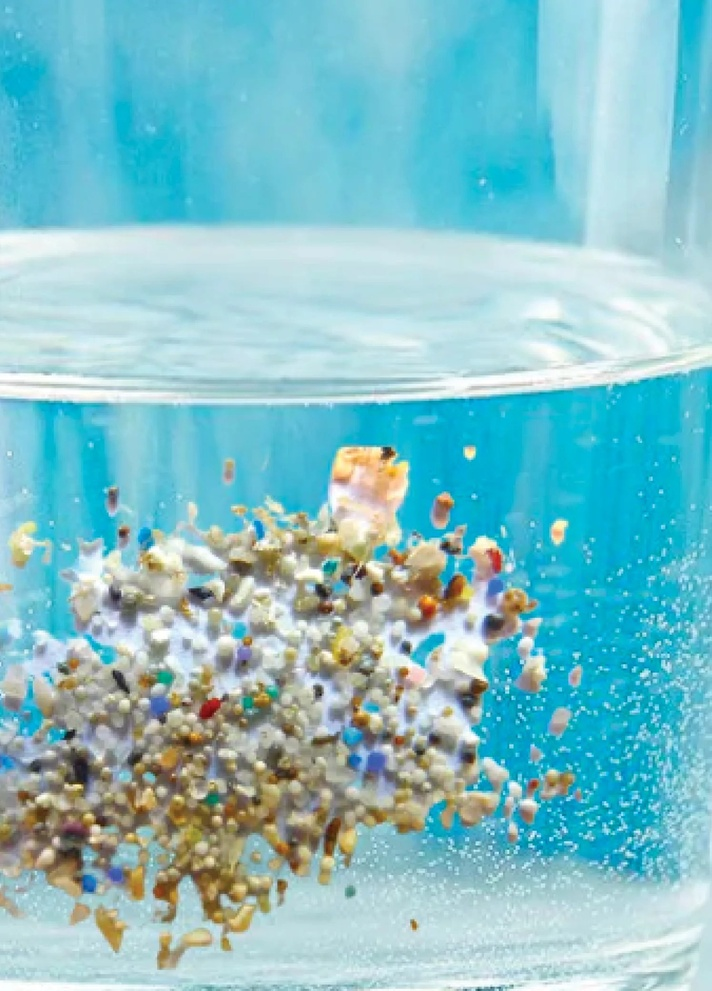
#> input picture img/2.jpg, 712 x 991 px, shrunk from 1496 x 2083 before the run, found by its file name
$ python app.py
#> lines starting #> are read from the running program, lines starting #| are printed output that depends on the picture; after the words box and inside, x2 and y2 are one past the last pixel; in counts of white or black regions, pixels touching at a corner belong together
import cv2
import numpy as np
import matplotlib.pyplot as plt

# Load Image
image = cv2.imread("2.jpg")
#> image is the input picture: shape (991, 712, 3); mean B, G, R 199.7, 191.9, 130.1
original = image.copy()

# Convert to grayscale
gray = cv2.cvtColor(image, cv2.COLOR_BGR2GRAY)
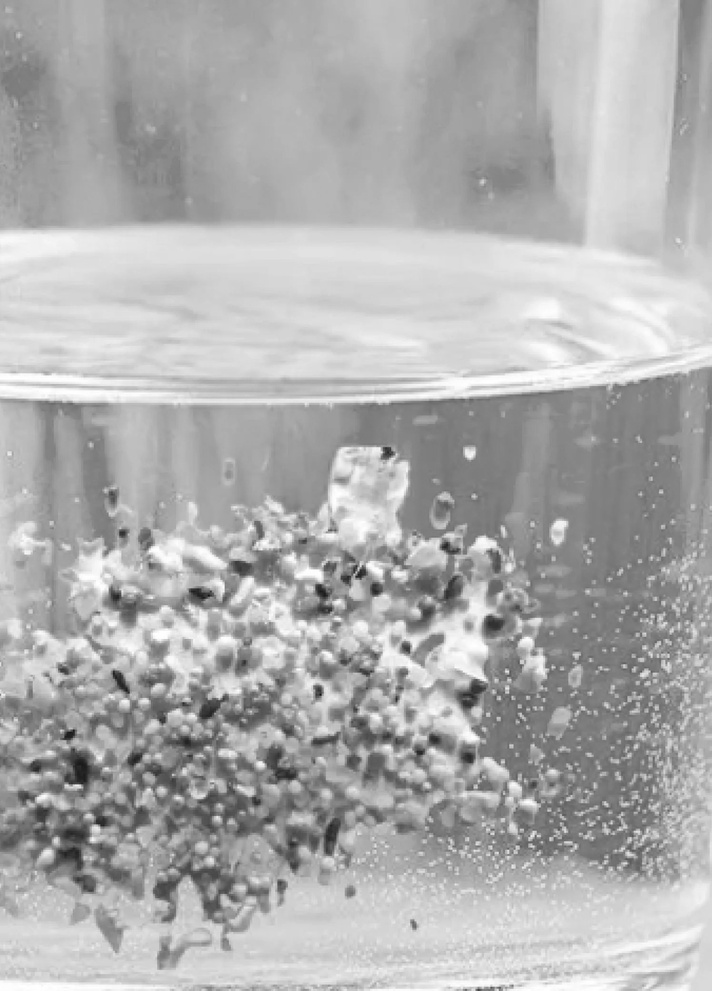
#> gray: shape (991, 712); min 14, max 255, mean 174.4

# Blur to reduce noise
blur = cv2.GaussianBlur(gray, (5, 5), 0)

# Threshold to isolate particles
_, thresh = cv2.threshold(blur, 200, 255, cv2.THRESH_BINARY)
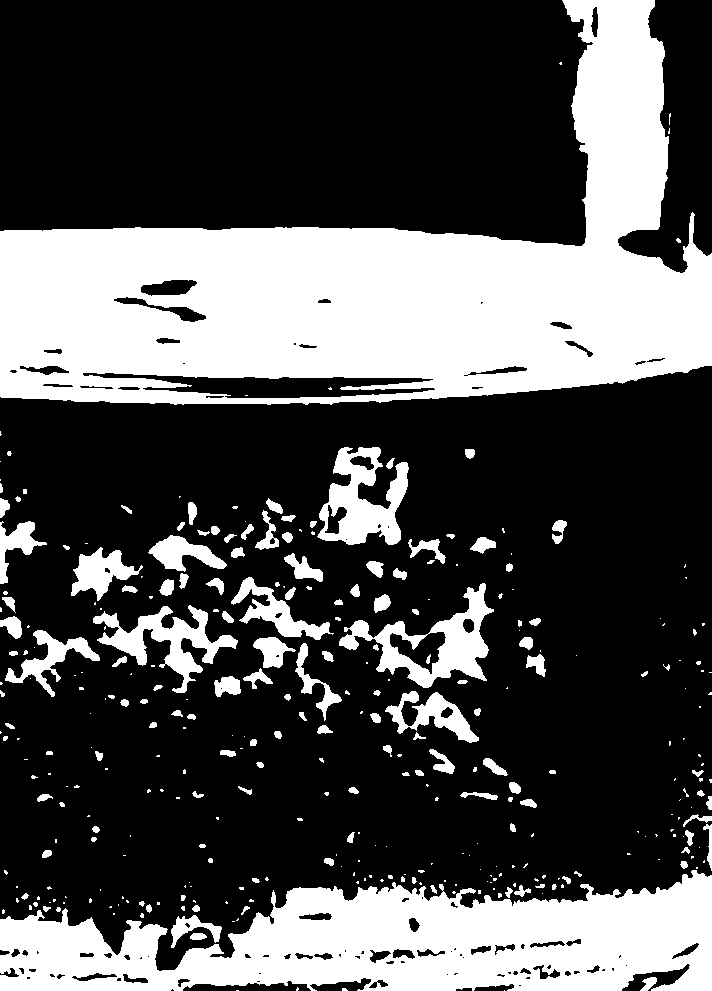
#> thresh: shape (991, 712); 31% white; 342 white regions (199 under 20 px), largest, box (x1, y1, x2, y2) and area: (0, 0, 712, 405) 126782, (0, 870, 712, 991) 54172, (339, 583, 494, 688) 5220

# Edge detection
edges = cv2.Canny(thresh, 50, 150)
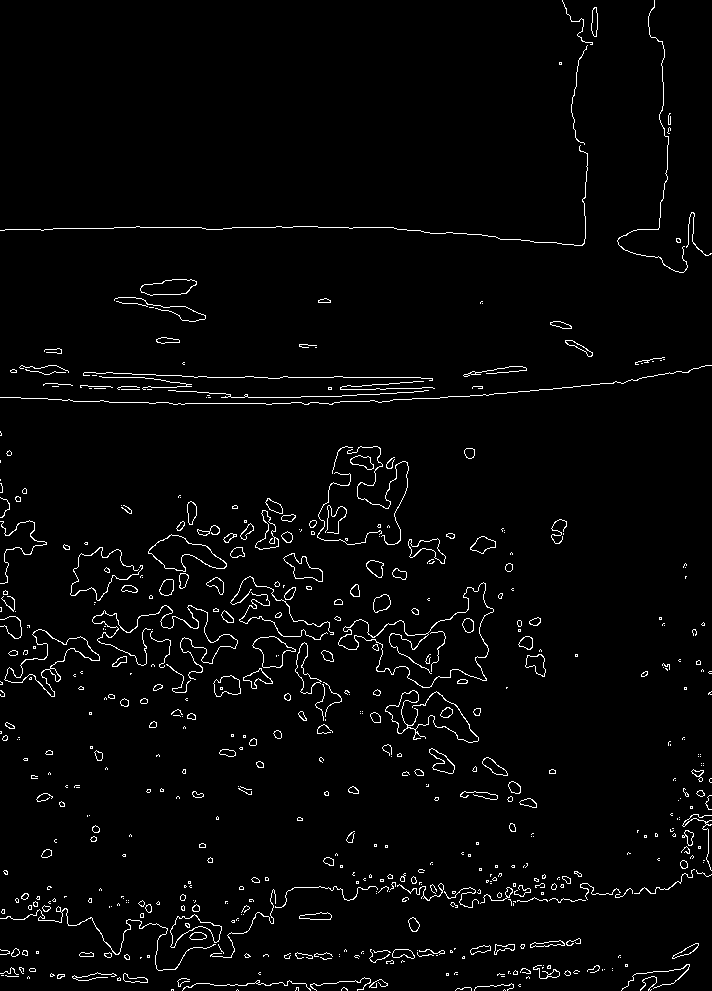
#> edges: shape (991, 712); 2.6% white in thin lines or dots

# Find contours
contours, _ = cv2.findContours(edges, cv2.RETR_EXTERNAL, cv2.CHAIN_APPROX_SIMPLE)
#> contours = 552 contours, 419 with area under 20; largest, box (x1, y1, x2, y2) and area: (338, 582, 494, 688) 6510, (4, 629, 100, 697) 1779, (148, 534, 227, 572) 1431, (252, 636, 296, 668) 730, (170, 914, 222, 948) 661

count = 0

for contour in contours:
    area = cv2.contourArea(contour)

    # Ignore very small noise
    if area > 50:
        count += 1
        x, y, w, h = cv2.boundingRect(contour)
        cv2.rectangle(original, (x, y), (x+w, y+h), (0,255,0), 2)
#> this loop made 552 passes
#> (area, x, y, w, h) on passes 25, 46, 78, 84, 86, 88, 89, 91, 95, 98, 100, 104: (109, 123, 973, 25, 10), (62, 533, 965, 27, 14), (144.5, 392, 949, 23, 10), (99.5, 470, 945, 21, 10), (94.5, 494, 944, 21, 11), (124.5, 672, 943, 27, 16), (116.5, 530, 940, 35, 8), (95.5, 189, 932, 18, 8), (106.5, 408, 917, 12, 15), (661, 170, 914, 52, 34), (158.5, 299, 912, 33, 8), (64, 0, 906, 216, 65)
#> area on passes 9, 21, 33, 428: 20, 21.5, 20.5, 81
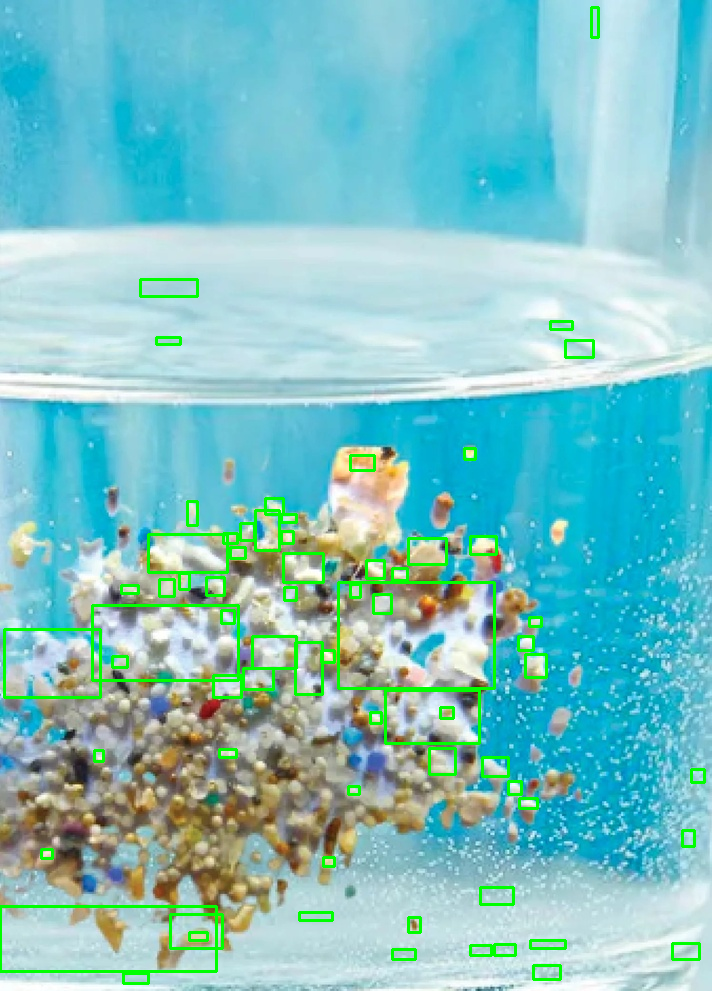
#> original: shape (991, 712, 3); 2.81% of pixels changed, all inside (x1, y1, x2, y2) = (0, 6, 706, 985)
#> after the loop, count = 68

print("Detected Microplastic Count:", count)
#| Detected Microplastic Count: 68

# Show output
plt.figure(figsize=(10,5))
plt.imshow(cv2.cvtColor(original, cv2.COLOR_BGR2RGB))
plt.title("Detected Microplastics")
plt.axis("off")
plt.show()

$ run again, with img/1.jpg copied over img/2.jpg
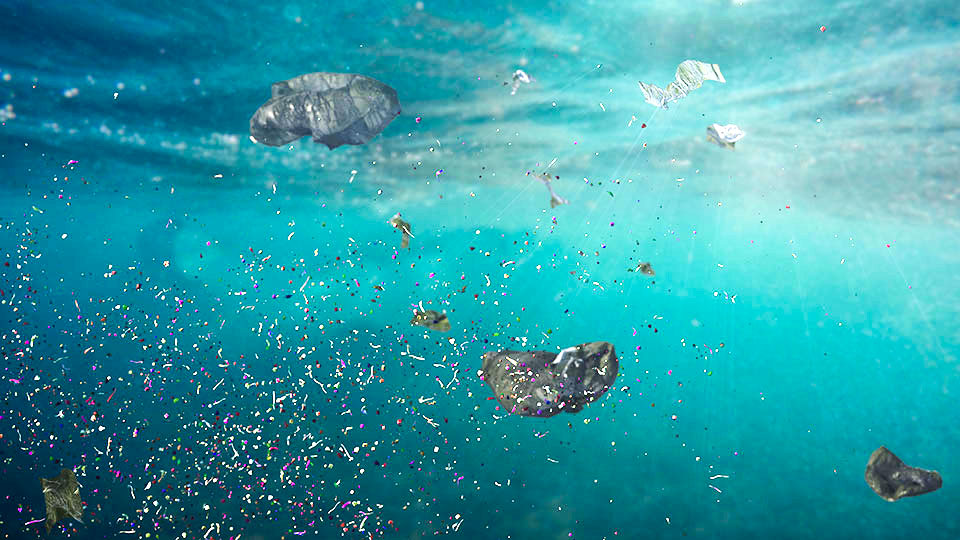
#> input picture img/1.jpg, 960 x 540 px, found by its file name
#> image is the input picture: shape (540, 960, 3); mean B, G, R 166.7, 155.1, 47.2
#> `_, thresh = cv2.threshold(blur, 200, 255, cv2.THRESH_BINARY)`:
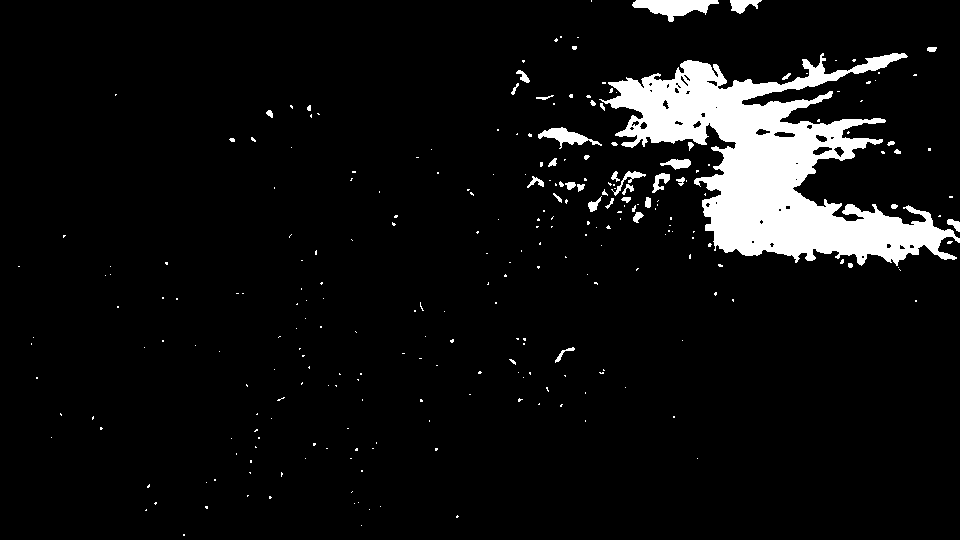
#> thresh: shape (540, 960); 6.7% white; 269 white regions (229 under 20 px), largest, box (x1, y1, x2, y2) and area: (599, 53, 960, 266) 30024, (632, 0, 719, 22) 1008, (538, 127, 602, 149) 536
#> edges: shape (540, 960); 1.1% white in thin lines or dots
#> contours = 400 contours, 370 with area under 20; largest, box (x1, y1, x2, y2) and area: (652, 172, 670, 193) 174, (587, 197, 601, 212) 94, (516, 69, 530, 83) 82, (774, 131, 795, 137) 78, (565, 181, 585, 192) 62
#> the loop `for contour in contours:` made 400 passes
#> (area, x, y, w, h) on passes 227, 228, 258, 273, 309, 314, 383: (94, 587, 197, 14, 15), (53.5, 644, 196, 7, 12), (62.5, 565, 181, 20, 11), (174.5, 652, 172, 18, 21), (51, 815, 134, 12, 8), (78, 774, 131, 21, 6), (81.5, 516, 69, 14, 14)
#> after the loop `for contour in contours:`:
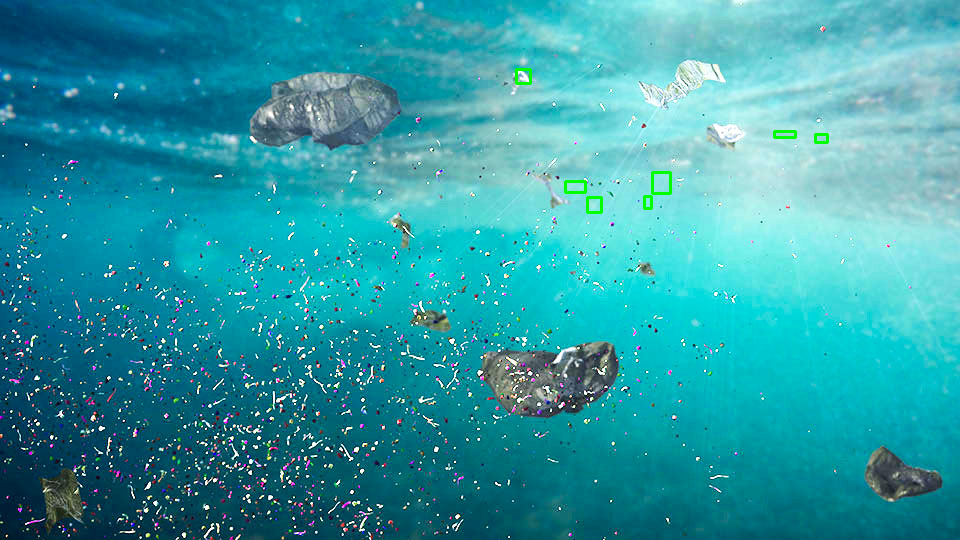
#> original: shape (540, 960, 3); 0.22% of pixels changed, all inside (x1, y1, x2, y2) = (515, 68, 829, 214)
#> after the loop `for contour in contours:`: count = 7
#| Detected Microplastic Count: 7

$ run again, with img/3.jpg copied over img/2.jpg
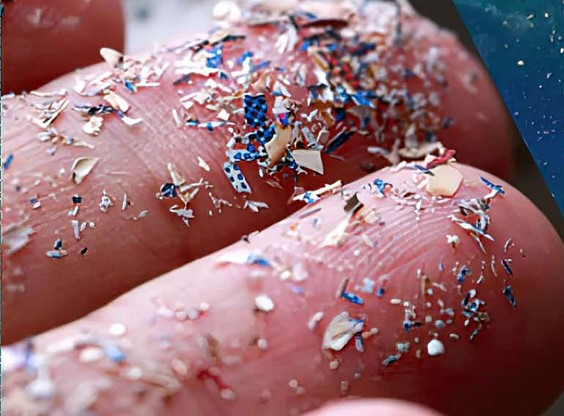
#> input picture img/3.jpg, 564 x 416 px, found by its file name
#> image is the input picture: shape (416, 564, 3); mean B, G, R 115.1, 108.7, 149.6
#> `_, thresh = cv2.threshold(blur, 200, 255, cv2.THRESH_BINARY)`:
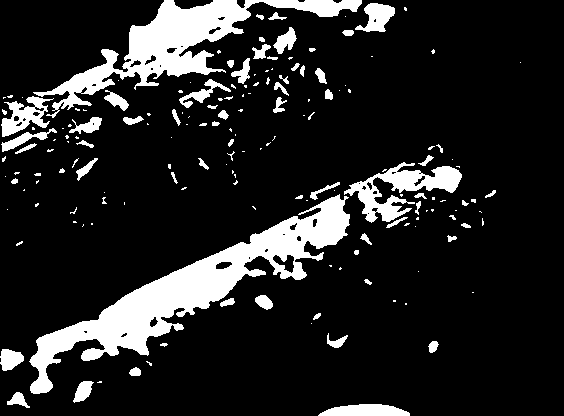
#> thresh: shape (416, 564); 14.4% white; 172 white regions (107 under 20 px), largest, box (x1, y1, x2, y2) and area: (29, 194, 350, 394) 13398, (33, 0, 362, 118) 8774, (344, 162, 462, 223) 2651
#> edges: shape (416, 564); 3.2% white in thin lines or dots
#> contours = 342 contours, 310 with area under 20; largest, box (x1, y1, x2, y2) and area: (355, 2, 395, 32) 674, (273, 26, 297, 54) 336, (104, 89, 129, 111) 236, (254, 294, 273, 310) 186, (29, 194, 340, 394) 176
#> the loop `for contour in contours:` made 342 passes
#> (area, x, y, w, h) on passes 5, 10, 24, 25, 33, 104, 158, 229: (76, 129, 367, 12, 9), (90.5, 428, 340, 11, 13), (77, 219, 297, 16, 10), (185.5, 254, 294, 19, 16), (83, 215, 261, 17, 8), (175.5, 29, 194, 311, 200), (163.5, 76, 157, 22, 24), (67.5, 217, 109, 12, 11)
#> after the loop `for contour in contours:`:
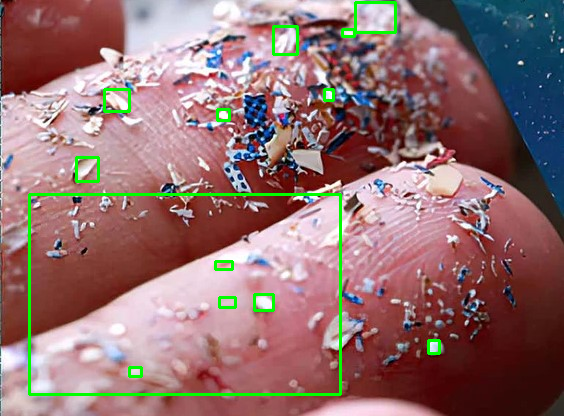
#> original: shape (416, 564, 3); 2.32% of pixels changed, all inside (x1, y1, x2, y2) = (28, 1, 441, 396)
#> after the loop `for contour in contours:`: count = 13
#| Detected Microplastic Count: 13
